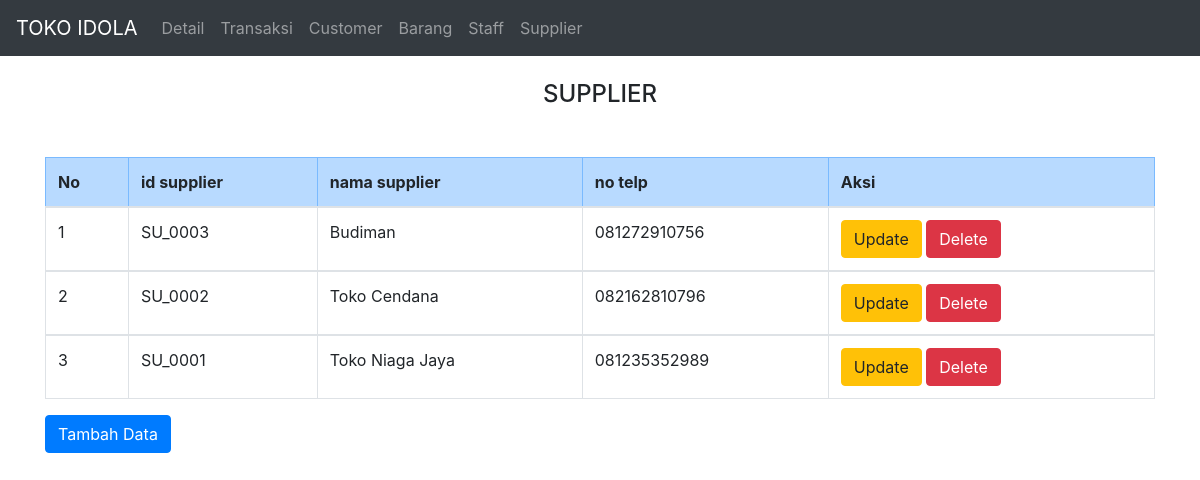
Screenshot of /supplier.php with the database file from the repository.
### tables this page shows
CREATE TABLE `supplier` (
  `id_supplier` varchar(10) NOT NULL,
  `nama_supplier` varchar(30) NOT NULL,
  `no_telp` char(13) NOT NULL
);

### supplier.php (the view, shortened to what this page needs)
<!DOCTYPE html>
<html lang="en">
<head>
    <link rel="stylesheet" href="https://cdn.jsdelivr.net/npm/bootstrap@4.6.1/dist/css/bootstrap.min.css">
</head>
<body>
    <nav class="navbar navbar-expand-lg navbar-dark bg-dark">
        <a class="navbar-brand" href="#">TOKO IDOLA</a>
        <div class="collapse navbar-collapse" id="navbarNav">
            <ul class="navbar-nav">
                <li class="nav-item">
                    <a class="nav-link" href="index.php">Detail</a>
                </li>
                <li class="nav-item">
                    <a class="nav-link" href="transaksi.php">Transaksi</a>
                </li>
                <li class="nav-item">
                    <a class="nav-link" href="pembeli.php">Customer</a>
                </li>
                <li class="nav-item">
                    <a class="nav-link" href="barang.php">Barang</a>
                </li>
                <li class="nav-item">
                    <a class="nav-link" href="staff.php">Staff</a>
                </li>
                <li class="nav-item">
                    <a class="nav-link" href="supplier.php">Supplier</a>
                </li>
            </ul>
        </div>
    </nav>
<div class="container">
    <br>
    <h4><center>SUPPLIER</center></h4>
     <tr class="table-danger">
            <br>
        <thead>
        <tr>
       <table class="my-3 table table-bordered">
            <tr class="table-primary">
            <th>No</th>
            <th>id supplier</th>
            <th>nama supplier</th>
            <th>no telp</th>
            <th colspan='2'>Aksi</th>
        </tr>
        </thead>
        <?php
        include "koneksi.php";
        $sql="select * from supplier order by id_supplier desc";
        $hasil=mysqli_query($conn,$sql);
        $no=0;
        while ($data = mysqli_fetch_array($hasil)) {
            $no++;
            ?>
            <tbody>
            <tr>
                <td><?php echo $no;?></td>
                <td><?php echo $data["id_supplier"]; ?></td>
                <td><?php echo $data["nama_supplier"];   ?></td>
                <td><?php echo $data["no_telp"];   ?></td>
                <td>
                    <a href="updatesupplier.php?id_supplier=<?php echo htmlspecialchars($data['id_supplier']); ?>" class="btn btn-warning" role="button">Update</a>
                    <a href="<?php echo htmlspecialchars($_SERVER["PHP_SELF"]);?>?id_supplier=<?php echo $data['id_supplier']; ?>" class="btn btn-danger" role="button">Delete</a>
                </td>
            </tr>
            </tbody>
            <?php
        }
        ?>
    <a href="createsupplier.php" class="btn btn-primary" role="button">Tambah Data</a>
</div>
</body>
</html>

### rows the page displays
supplier: id_supplier "SU_0003", nama_supplier "Budiman", no_telp "081272910756"
supplier: id_supplier "SU_0002", nama_supplier "Toko Cendana", no_telp "082162810796"
supplier: id_supplier "SU_0001", nama_supplier "Toko Niaga Jaya", no_telp "081235352989"
